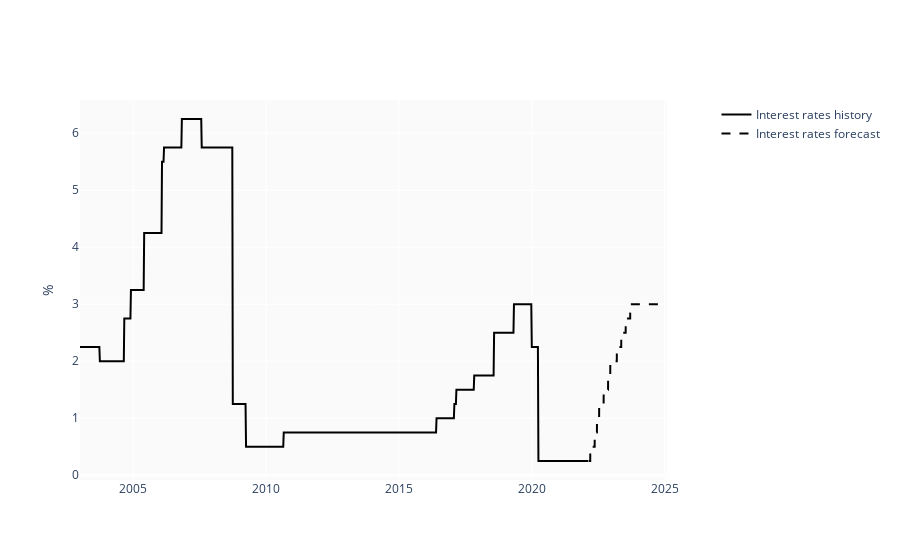
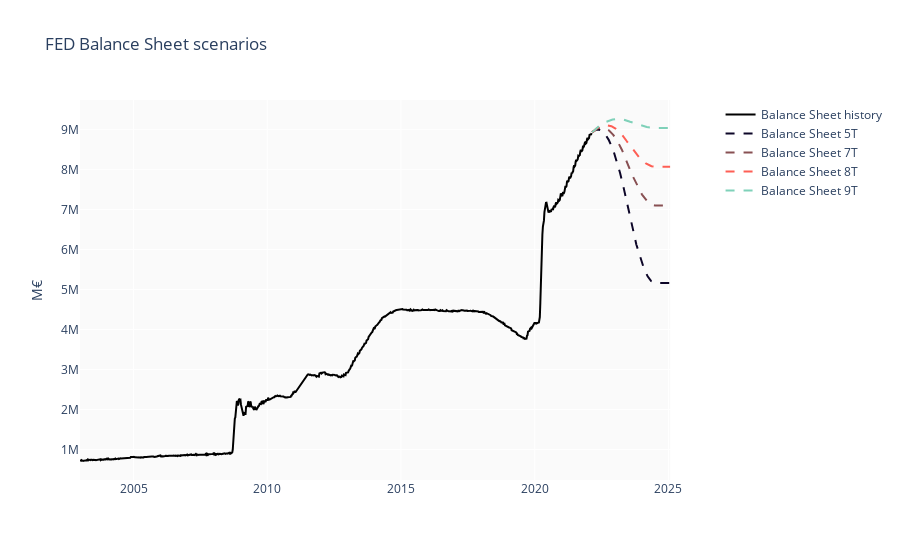

Source (notebook cell) for these figures, in order:
### Code cell
import plotly.graph_objects as go
from plotly.subplots import make_subplots


fig = make_subplots(specs=[[{"secondary_y": True}]])


fig.add_trace(go.Scatter(
    x=fed[(fed.index<"2022-02-23")].index,
    y=fed[(fed.index<"2022-02-23")]["Rates"],
    name='Interest rates history',
    marker_color="black"
))  
    
    
fig.add_trace(go.Scatter(
    x=fed[(fed.index>="2022-02-23")&(fed.index<="2025-01-26")].index,
    y=fed[(fed.index>="2022-02-23")&(fed.index<="2025-01-26")]["Rates"],
    name='Interest rates forecast ',
    marker_color="black",
    line=dict(dash='dash')
))  
    

fig.update_layout(
    paper_bgcolor='white',
    plot_bgcolor='#fafafa',
    hovermode='closest',
#     title="FED Balance Sheet scenarios",
    xaxis = dict(
        title=""
    ),
    yaxis = dict(
        title="%"
    ),
    showlegend=True)

fig.show()


fig = make_subplots(specs=[[{"secondary_y": True}]])


fig.add_trace(go.Scatter(
    x=fed[(fed.index<"2022-02-23")].index,
    y=fed[(fed.index<"2022-02-23")]["BS"],
    name='Balance Sheet history',
    marker_color="black"
))  
    
    
for label,col in [ ("5T","#0D0628"),\
                     ("7T","#885053"),\
                     ("8T","#FE5F55"),\
                     ("9T","#7FD1B9")]:
        
    fig.add_trace(go.Scatter(
        x=fed[(fed.index>="2022-02-23")&(fed.index<="2025-01-26")].index,
        y=fed[(fed.index>="2022-02-23")&(fed.index<="2025-01-26")]["BS"+label],
        name='Balance Sheet ' + label,
        marker_color=col,
        line=dict(dash='dash')
    ))  
    

# fig.add_trace(go.Scatter(
#     x=d.index,
#     y=d["close"],
#     name='Real',
# ))


fig.update_layout(
    paper_bgcolor='white',
    plot_bgcolor='#fafafa',
    hovermode='closest',
    title="FED Balance Sheet scenarios",
    xaxis = dict(
        title=""
    ),
    yaxis = dict(
        title="M€"
    ),
    showlegend=True)

fig.show()

### Figure 1 — Plotly figure (JSON) as saved in the notebook; plotly's stock layout.template omitted (floating-point values rounded to 4 significant figures; data arrays with more than 128 entries replaced by an {"elided": "..."} marker saying what was removed)
{"data": [{"marker": {"color": "black"}, "name": "Interest rates history", "type": "scatter", "x": {"elided": "999 str values"}, "y": {"elided": "999 float values"}}, {"line": {"dash": "dash"}, "marker": {"color": "black"}, "name": "Interest rates forecast ", "type": "scatter", "x": {"elided": "1069 str values"}, "y": {"elided": "1069 float values"}}], "layout": {"hovermode": "closest", "paper_bgcolor": "white", "plot_bgcolor": "#fafafa", "showlegend": true, "xaxis": {"anchor": "y", "domain": [0, 0.94], "title": {"text": ""}}, "yaxis": {"anchor": "x", "domain": [0, 1], "title": {"text": "%"}}, "yaxis2": {"anchor": "x", "overlaying": "y", "side": "right"}}}

### Figure 2 — Plotly figure (JSON) as saved in the notebook; plotly's stock layout.template omitted (floating-point values rounded to 4 significant figures; data arrays with more than 128 entries replaced by an {"elided": "..."} marker saying what was removed)
{"data": [{"marker": {"color": "black"}, "name": "Balance Sheet history", "type": "scatter", "x": {"elided": "999 str values"}, "y": {"elided": "999 int values"}}, {"line": {"dash": "dash"}, "marker": {"color": "#0D0628"}, "name": "Balance Sheet 5T", "type": "scatter", "x": {"elided": "1069 str values"}, "y": {"elided": "1069 float values"}}, {"line": {"dash": "dash"}, "marker": {"color": "#885053"}, "name": "Balance Sheet 7T", "type": "scatter", "x": {"elided": "1069 str values"}, "y": {"elided": "1069 float values"}}, {"line": {"dash": "dash"}, "marker": {"color": "#FE5F55"}, "name": "Balance Sheet 8T", "type": "scatter", "x": {"elided": "1069 str values"}, "y": {"elided": "1069 float values"}}, {"line": {"dash": "dash"}, "marker": {"color": "#7FD1B9"}, "name": "Balance Sheet 9T", "type": "scatter", "x": {"elided": "1069 str values"}, "y": {"elided": "1069 float values"}}], "layout": {"hovermode": "closest", "paper_bgcolor": "white", "plot_bgcolor": "#fafafa", "showlegend": true, "title": {"text": "FED Balance Sheet scenarios"}, "xaxis": {"anchor": "y", "domain": [0, 0.94], "title": {"text": ""}}, "yaxis": {"anchor": "x", "domain": [0, 1], "title": {"text": "M€"}}, "yaxis2": {"anchor": "x", "overlaying": "y", "side": "right"}}}
